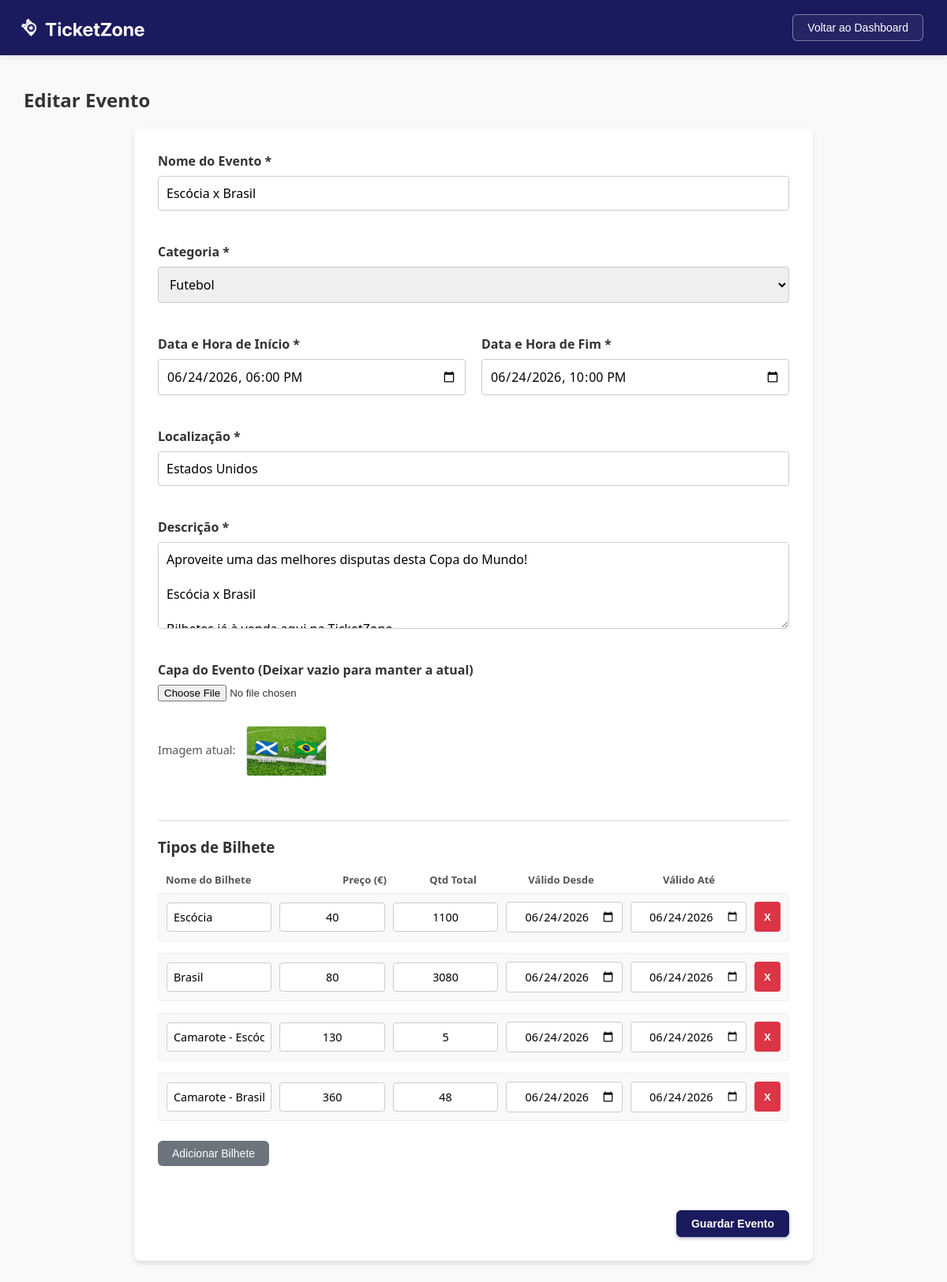
Page /eventos.php?id=14 (signed in) on the earlier database version.
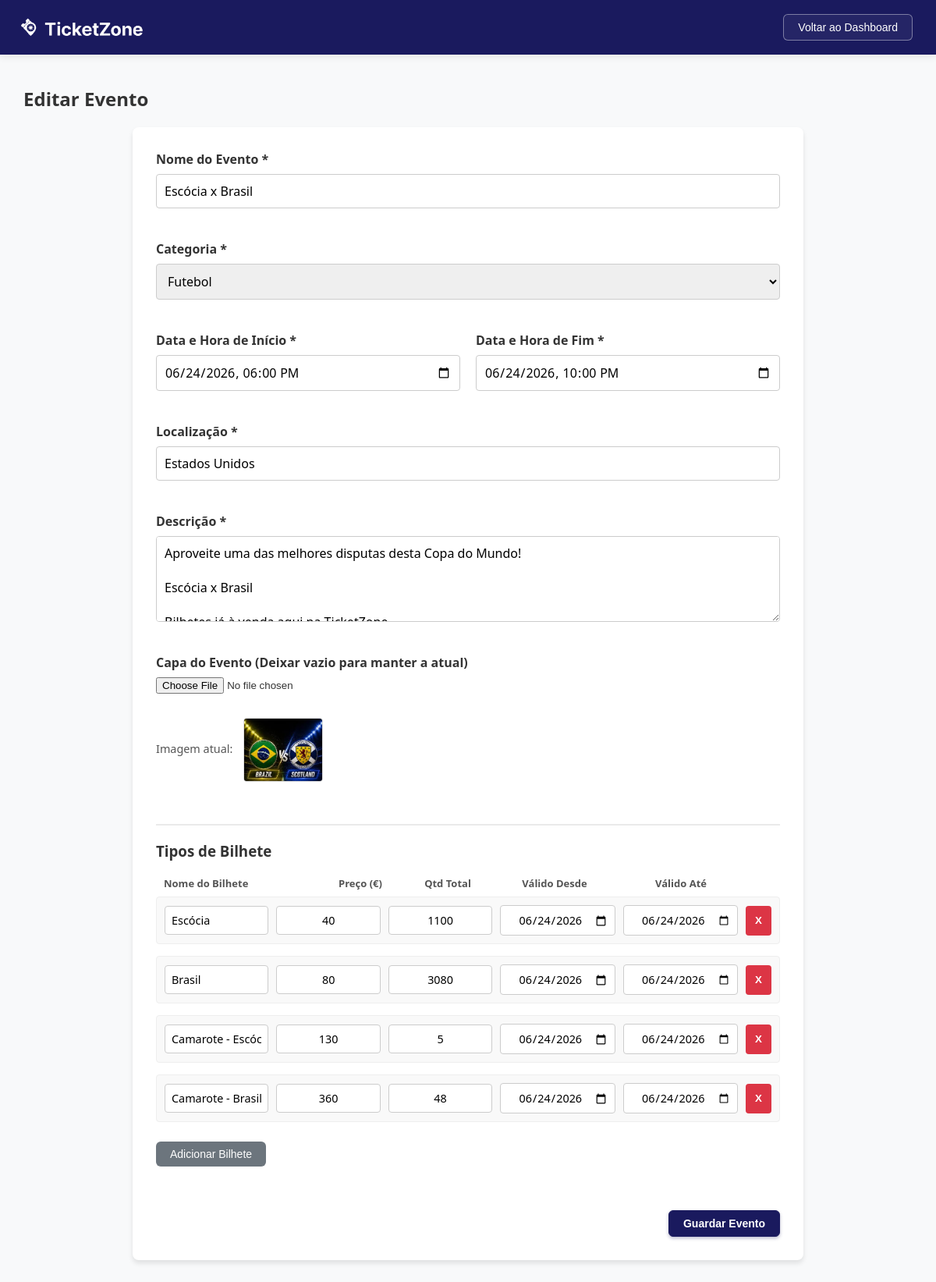
Same page on the later database version.
### tables this page shows
CREATE TABLE "eventos" (
            id INTEGER PRIMARY KEY AUTOINCREMENT,
            nome TEXT NOT NULL,
            descricao TEXT,
            data_inicio TEXT NOT NULL,
            data_fim TEXT NOT NULL,
            local TEXT NOT NULL,
            imagem TEXT,
            estado TEXT DEFAULT 'ativo' CHECK(estado IN ('ativo', 'cancelado', 'expirado')),
            id_categoria INTEGER,
            id_admin INTEGER,
            FOREIGN KEY (id_categoria) REFERENCES categorias(id),
            FOREIGN KEY (id_admin) REFERENCES utilizadores(id)
        );

CREATE TABLE categorias (
        id INTEGER PRIMARY KEY AUTOINCREMENT,
        nome TEXT NOT NULL UNIQUE
    );

### eventos.php (the view, shortened to what the changed rows need)
<?php
$db = new SQLite3('ticketzone.db');
$categorias_query = $db->query("SELECT id, nome FROM categorias");
$categorias = [];
while ($row = $categorias_query->fetchArray(SQLITE3_ASSOC)) {
    $categorias[] = $row;
}
$modo = 'Criar';
$evento = null;
if (isset($_GET['id'])) {
    $modo = 'Editar';
    $stmt = $db->prepare("SELECT * FROM eventos WHERE id = :id");
    $stmt->bindValue(':id', $_GET['id'], SQLITE3_INTEGER);
    $result = $stmt->execute();
    $evento = $result->fetchArray(SQLITE3_ASSOC);
}
?>
<!DOCTYPE html>
<html lang="pt">
<head>
    <link rel="stylesheet" href="styles/admin.css?v=<?= time() ?>">
    <link rel="stylesheet" href="styles/eventos.css">
</head>
<body>
    <main>
        <h2><?= $modo ?> Evento</h2>
        <form action="scripts/processar_evento.php" method="POST" id="formEvento" enctype="multipart/form-data">
            <div class="grupo-form">
                <label for="nome">Nome do Evento *</label>
                <input type="text" id="nome" name="nome" value="<?= $evento ? htmlspecialchars($evento['nome']) : '' ?>">
                <span class="erro-msg" id="erro_nome"></span>
            </div>
            <div class="grupo-form">
                <label for="id_categoria">Categoria *</label>
                <select id="id_categoria" name="id_categoria">
                    <?php foreach ($categorias as $cat): ?>
                        <option value="<?= $cat['id'] ?>" <?= ($evento && $evento['id_categoria'] == $cat['id']) ? 'selected' : '' ?>>
                            <?= htmlspecialchars($cat['nome']) ?>
                        </option>
                    <?php endforeach; ?>
                </select>
                <span class="erro-msg" id="erro_categoria"></span>
            </div>
            <div class="grupo-form duplo">
                <div>
                    <label for="data_inicio">Data e Hora de Início *</label>
                    <input type="datetime-local" id="data_inicio" name="data_inicio" value="<?= $evento ? htmlspecialchars($evento['data_inicio']) : '' ?>">
                    <span class="erro-msg" id="erro_data_inicio"></span>
                </div>
                <div>
                    <label for="data_fim">Data e Hora de Fim *</label>
                    <input type="datetime-local" id="data_fim" name="data_fim" value="<?= $evento ? htmlspecialchars($evento['data_fim']) : '' ?>">
                    <span class="erro-msg" id="erro_data_fim"></span>
                </div>
            </div>
            <div class="grupo-form">
                <label for="local">Localização *</label>
                <input type="text" id="local" name="local" value="<?= $evento ? htmlspecialchars($evento['local']) : '' ?>">
                <span class="erro-msg" id="erro_local"></span>
            </div>
            <div class="grupo-form">
                <label for="descricao">Descrição *</label>
                <textarea id="descricao" name="descricao" rows="4"><?= $evento ? htmlspecialchars($evento['descricao']) : '' ?></textarea>
                <span class="erro-msg" id="erro_descricao"></span>
            </div>
            <div class="grupo-form">
                <?php if ($evento && $evento['imagem']): ?>
                    <p class="img-atual">Imagem atual: <img src="<?= htmlspecialchars($evento['imagem']) ?>" width="100"></p>
                <?php endif; ?>
            </div>
        </form>
    </main>
</body>
</html>

Differences in the rows shown:
changed eventos "Escócia x Brasil": imagem: a different picture
